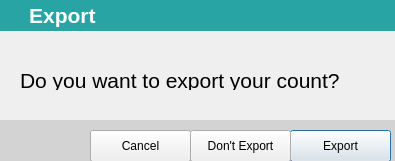
<?xml version="1.0" encoding="UTF-8"?>
<ui version="4.0">
 <class>Dialog</class>
 <widget class="QDialog" name="Dialog">
  <property name="geometry">
   <rect>
    <x>0</x>
    <y>0</y>
    <width>395</width>
    <height>161</height>
   </rect>
  </property>
  <property name="windowTitle">
   <string>Dialog</string>
  </property>
  <widget class="QPushButton" name="export_btn">
   <property name="geometry">
    <rect>
     <x>290</x>
     <y>130</y>
     <width>101</width>
     <height>32</height>
    </rect>
   </property>
   <property name="font">
    <font>
     <family>Arial</family>
    </font>
   </property>
   <property name="styleSheet">
    <string notr="true">QPushButton#Export {
    background-color: blue;
	border-color: beige;
}</string>
   </property>
   <property name="text">
    <string>Export</string>
   </property>
  </widget>
  <widget class="QPushButton" name="cancel_btn">
   <property name="geometry">
    <rect>
     <x>90</x>
     <y>130</y>
     <width>101</width>
     <height>32</height>
    </rect>
   </property>
   <property name="font">
    <font>
     <family>Arial</family>
    </font>
   </property>
   <property name="text">
    <string>Cancel</string>
   </property>
  </widget>
  <widget class="QLabel" name="label">
   <property name="geometry">
    <rect>
     <x>20</x>
     <y>70</y>
     <width>361</width>
     <height>20</height>
    </rect>
   </property>
   <property name="font">
    <font>
     <family>Arial</family>
     <pointsize>16</pointsize>
    </font>
   </property>
   <property name="text">
    <string>Do you want to export your count?</string>
   </property>
  </widget>
  <widget class="QLabel" name="label_2">
   <property name="geometry">
    <rect>
     <x>0</x>
     <y>0</y>
     <width>401</width>
     <height>31</height>
    </rect>
   </property>
   <property name="font">
    <font>
     <family>Arial</family>
     <pointsize>16</pointsize>
     <weight>75</weight>
     <bold>true</bold>
    </font>
   </property>
   <property name="styleSheet">
    <string notr="true">QLabel#label_2 {
	background-color: rgb(40, 164, 164);
	color: white;
}</string>
   </property>
   <property name="text">
    <string>     Export</string>
   </property>
  </widget>
  <widget class="QLabel" name="label_3">
   <property name="geometry">
    <rect>
     <x>0</x>
     <y>120</y>
     <width>401</width>
     <height>41</height>
    </rect>
   </property>
   <property name="styleSheet">
    <string notr="true">QLabel#label_3 {
	background-color: rgb(211,211,211);
}</string>
   </property>
   <property name="text">
    <string/>
   </property>
  </widget>
  <widget class="QPushButton" name="dont_export_btn">
   <property name="geometry">
    <rect>
     <x>190</x>
     <y>130</y>
     <width>101</width>
     <height>32</height>
    </rect>
   </property>
   <property name="font">
    <font>
     <family>Arial</family>
    </font>
   </property>
   <property name="styleSheet">
    <string notr="true">QPushButton#Export {
    background-color: blue;
	border-color: beige;
}</string>
   </property>
   <property name="text">
    <string>Don't Export</string>
   </property>
  </widget>
  <zorder>label</zorder>
  <zorder>label_2</zorder>
  <zorder>label_3</zorder>
  <zorder>cancel_btn</zorder>
  <zorder>export_btn</zorder>
  <zorder>dont_export_btn</zorder>
 </widget>
 <resources/>
 <connections/>
</ui>
